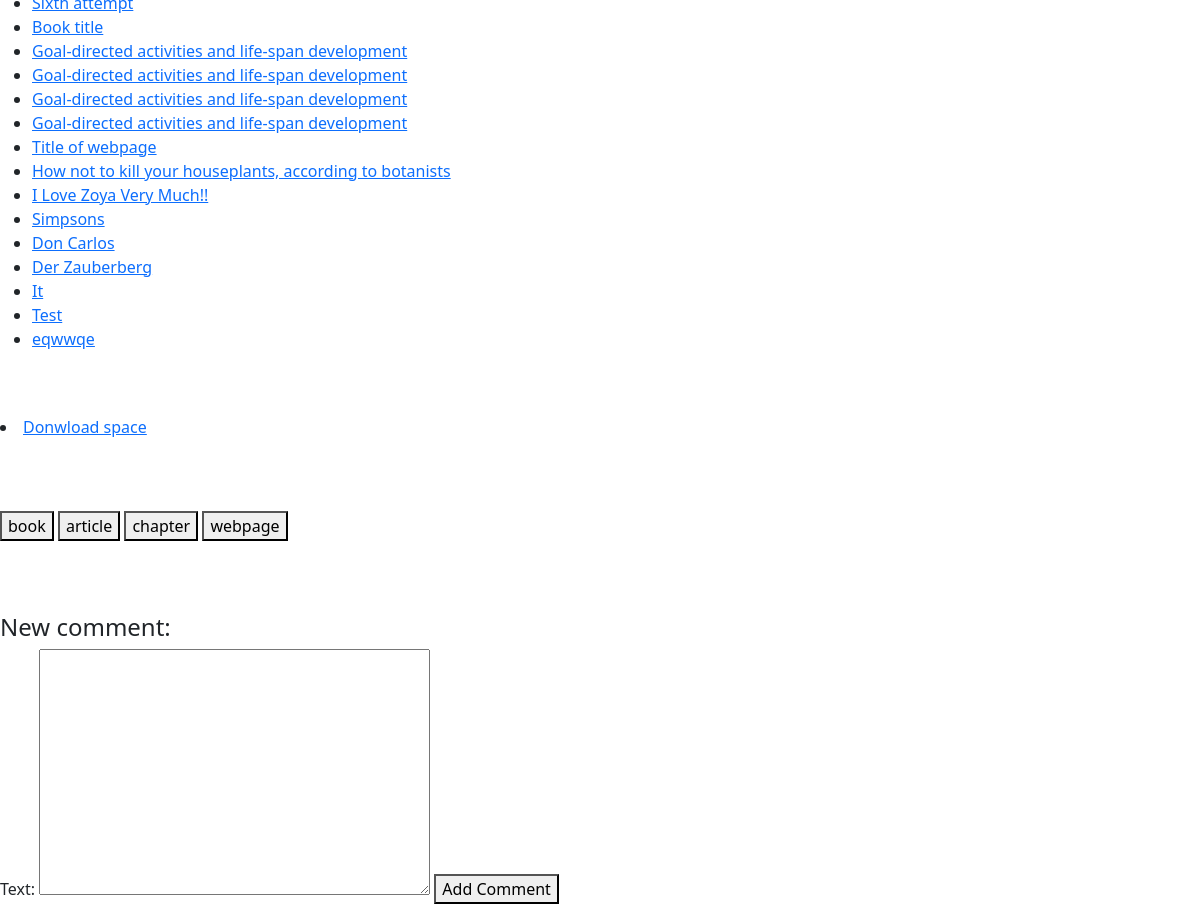
The page /work_space/1 (signed in, middle part) on the database as committed earlier.
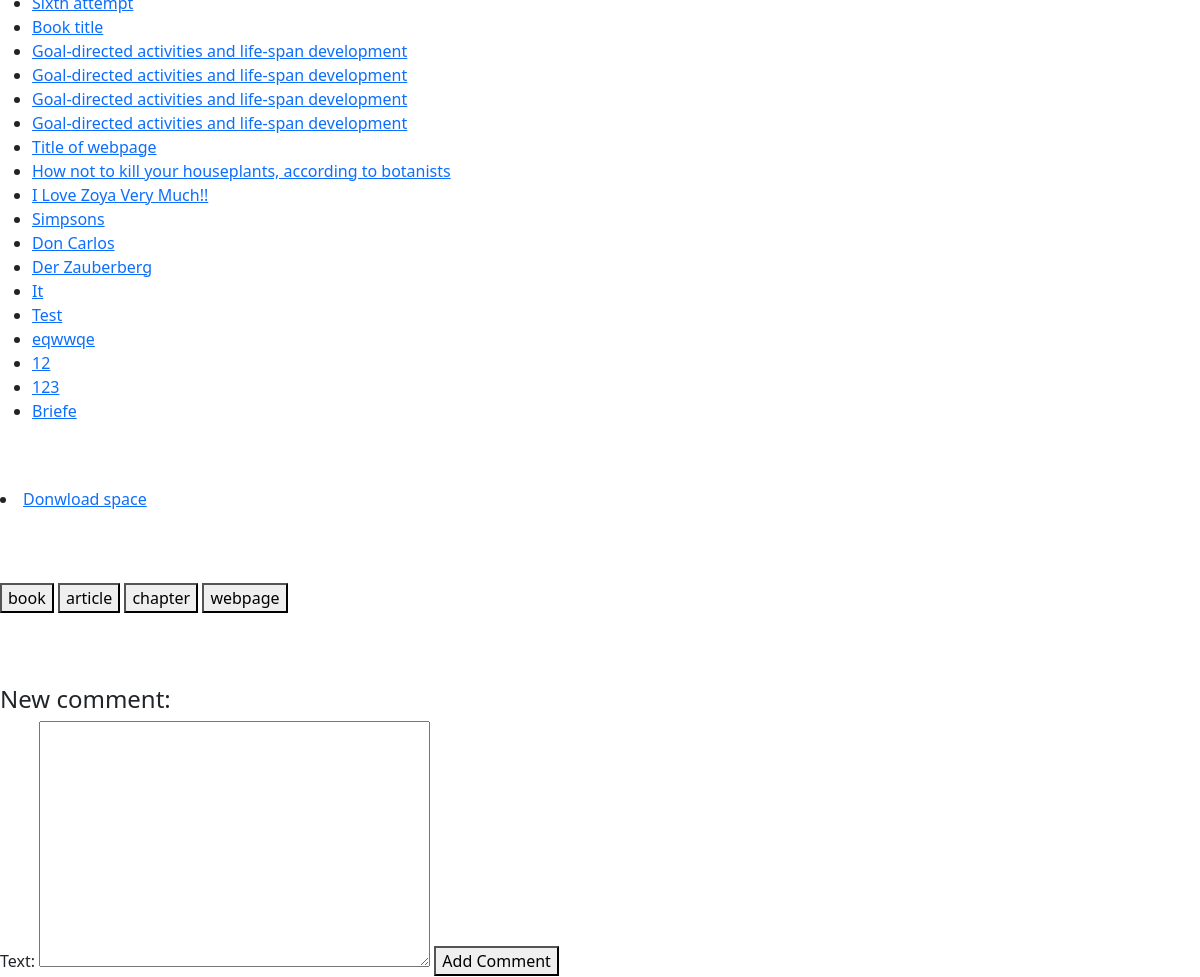
The same page on the database as committed later.
### bookshelf/models.py (models this page shows, shortened)
class Source(models.Model):
    real_type = models.ForeignKey(ContentType, editable=False, on_delete=models.CASCADE)
    work_space = models.ForeignKey(WorkSpace, on_delete=models.CASCADE, related_name="sources")
    user = models.ForeignKey(User, on_delete=models.CASCADE, related_name="sources")
    title = models.CharField(max_length=100)
    author = models.CharField(max_length=70, blank=True)
    year = models.CharField(max_length=5, blank=True)
    file = models.FileField(upload_to=saving_path, blank=True)
    link = models.CharField(max_length=40, blank=True)
    def __str__(self):
        return self.title

### work_space/views.py (the view)
# urls.py: path("", include("work_space.urls")),
@login_required(redirect_field_name=None)
def work_space(request, space_id):
    space = check_work_space(space_id, request.user)
    return render(request, "work_space/work_space.html", {"space": space,
                                                          "papers": space.papers.all(),
                                                          "books": space.sources.all(),
                                                          "form": NewPaperForm(),
                                                          "book_form": BookForm(),
                                                          "article_form": ArticleForm(),
                                                          "chapter_form": ChapterForm(),
                                                          "webpage_form": WebpageForm(),
                                                          "comment_form": NewCommentForm(),
                                                          "rename_form": RenameWorkSpaceForm().set_initial(space),
                                                          "comments": space.comments.all()
                                                          })

### paper_work/forms.py (shortened to what this page needs)
class NewPaperForm(forms.Form):
    title = forms.CharField(max_length=50)

### bookshelf/forms.py
class BookForm(CommonFields):
    source_type = forms.CharField(widget=forms.HiddenInput(attrs={"value": "book"}))
    title = forms.CharField()
    publishing_house = forms.CharField()
    year = forms.CharField()

### paper_work/models.py (called while the page is built)
    def __str__(self):
        return self.title

### user_management/models.py (called while the page is built)
    def __str__(self):
        return f"{self.first_name} {self.last_name}"

### utils/verification.py (called while the page is built)
def check_work_space(space_id: int, user: User) -> WorkSpace | Http404 | PermissionDenied:
    try:
        space = WorkSpace.objects.get(pk=space_id)
    except ObjectDoesNotExist:
        raise Http404
    else:
        if space.owner != user and user not in space.guests.all():
            raise PermissionDenied
    return space

### work_space/forms.py (called while the page is built)
    def set_initial(self, space: WorkSpace):
        self.fields["new_title"].initial = space.title
        return self

### work_space/models.py (called while the page is built)
    def __str__(self):
        return self.title

    def get_creation_time(self):
        return self.created.strftime(SAVING_TIME_FORMAT)

    def __str__(self):
        if self.work_space.guests.all():
            return f'{self.user}: "{self.text}" ({self.get_creation_time()})'
        return f'"{self.text}" ({self.get_creation_time()})'

### work_space/templates/work_space/work_space.html (shortened to what this page needs)
{% extends "layout.html" %}
{% load static %}
{% block body %}
    <h3>{{ space }}</h3><br><br>
    <br><br>
    <br><br>
    <ul>
        {% for book in books %}
        <li>
           <a href="{% url 'bookshelf:source_space' book.pk %}">{{ book }}</a>
        </li>
        {% endfor %}
    </ul><br><br>
    <li>
        <a href="{% url 'work_space:download_space' space.pk %}">Donwload space</a>
    </li><br><br><br>
    <button class="show_form_button" id="book" type="button">book</button>
    <button class="show_form_button" id="article" type="button">article</button>
    <button class="show_form_button" id="chapter" type="button">chapter</button>
    <button class="show_form_button" id="webpage" type="button">webpage</button>
    <br><br><br><br>
    <h4>New comment:</h4>
    <form action="{% url 'work_space:leave_comment' space.pk %}" method="post">
        {{ comment_form }}
        <button type="submit">Add Comment</button>
    </form><br><br>
    <br><br><br>
    <br><br><br>
{% endblock %}

### media/templates/layout.html (shortened to what this page needs)
{% load static %}
<!DOCTYPE html>
<html lang="en">
    <head>
        <link href="https://cdn.jsdelivr.net/npm/bootstrap@5.1.3/dist/css/bootstrap.min.css" rel="stylesheet">
        <link href="https://cdnjs.cloudflare.com/ajax/libs/font-awesome/4.7.0/css/font-awesome.min.css" rel="stylesheet">
        <link href="{% static 'static/styles.css' %}" rel="stylesheet">
    </head>
    <body>
        <div>
            {% block body %}{% endblock %}
        </div>
    </body>
</html>

Rows that differ between the two databases and show on the page:
added Source: title "12"
added Source: title "123"
added Source: title "Briefe"
